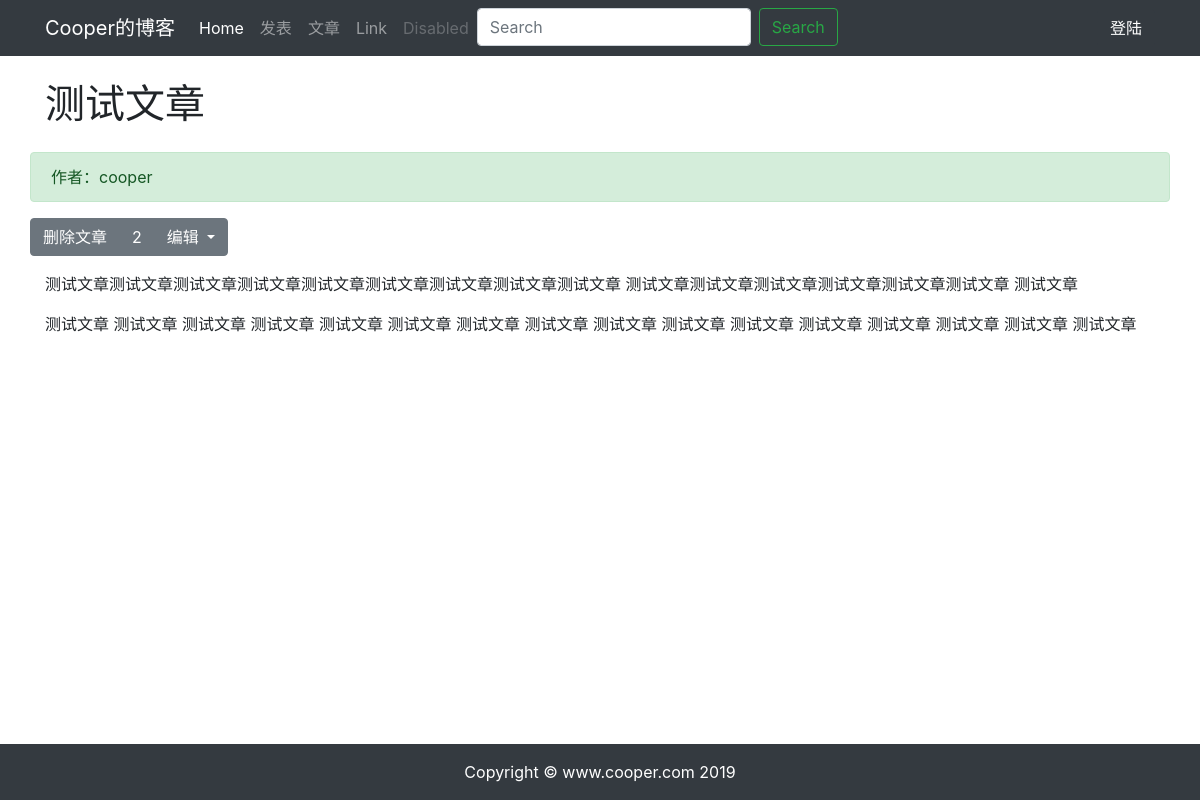
/article/article-detail/16/, run on the app's committed database.
### article/models.py (models this page shows, shortened)
class ArticlePost(models.Model):
    author = models.ForeignKey(User, on_delete=models.CASCADE)
    title = models.CharField(max_length=100)
    body = models.TextField()
    created = models.DateTimeField(default=timezone.now)
    updated = models.DateTimeField(auto_now=True)
    class Meta:
        ordering = ('-created',)
        verbose_name = '文章'
        verbose_name_plural = verbose_name

### article/views.py (the view)
# urls.py: path('article-detail/<int:article_id>/', views.article_detail, name='article_detail'),
def article_detail(request, article_id):
    try:
        article = ArticlePost.objects.get(id=article_id)
        article.body = markdown.markdown(
            article.body,
            extensions=[
                'markdown.extensions.extra',
                'markdown.extensions.codehilite',
            ])
        context = {'article': article}
        return render(request, 'article/detail.html', context)
    except Exception as e:
        return redirect('err:not_found', e=e)

### templates/article/detail.html (shortened to what this page needs)
{% extends "base.html" %}
{% load staticfiles %}
{% block content %}
    <div class="container">
        <div class="row">
            <h1 class="col-12 mt-4 mb-4">{{ article.title }}</h1>
            <div class="col-12 alert alert-success">作者：{{ article.author }}</div>
            <div class="btn-group" role="group" aria-label="Button group with nested dropdown">
                <button type="button" onclick="confirm_delete()" class="btn btn-secondary">删除文章</button>
                <button type="button" class="btn btn-secondary">2</button>
                <div class="btn-group" role="group">
                    <button id="btnGroupDrop1" type="button" class="btn btn-secondary dropdown-toggle"
                            data-toggle="dropdown" aria-haspopup="true" aria-expanded="false">
                        编辑
                    </button>
                </div>
            </div>
            <div class="col-12">
                <p>{{ article.body|safe }}</p>
            </div>
        </div>
    </div>
{% endblock content %}

### data on the page
ArticlePost: title "测试文章", author "cooper", body "测试文章测试文章测试文章测试文章测试文章测试文章测试文章测试文章测试文章 测试文章测试文章测试文章测试文章测试文章测试文章 测试文章 测试文章 测试文章 测试文章 测试文章 测试文章 测试文章 测试文章 测试文章 测试文章 测试文章 测试文章 测试文章 测试文章 测试文章 测试文章 测试文章"
